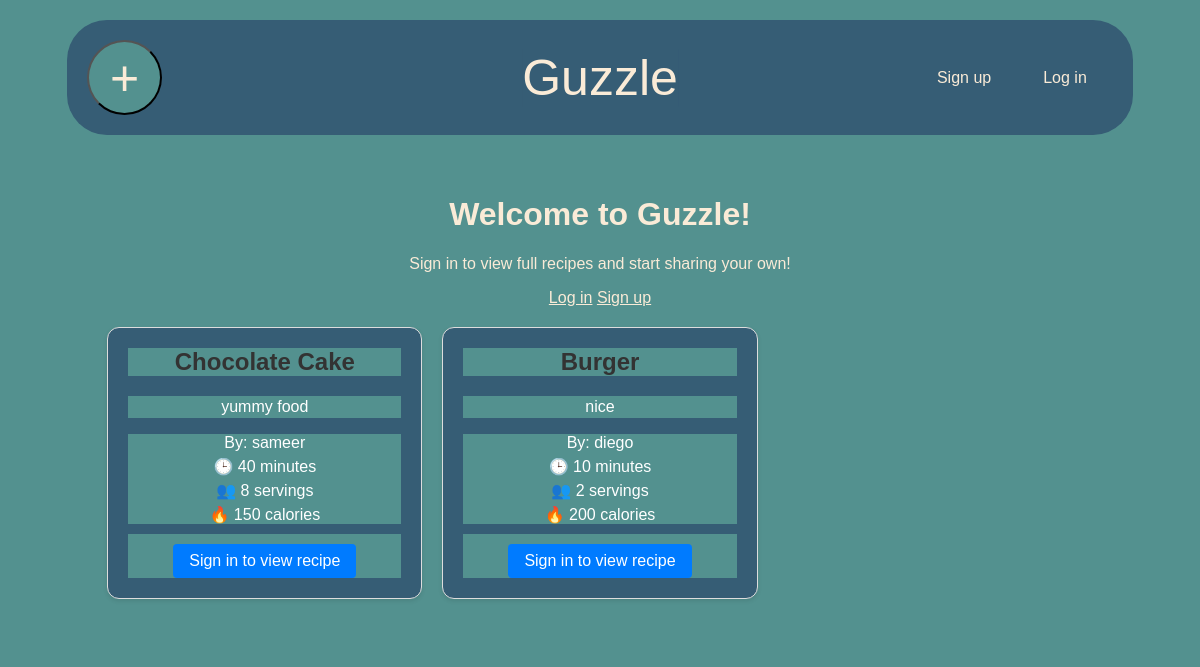
Before: / with the older database file.
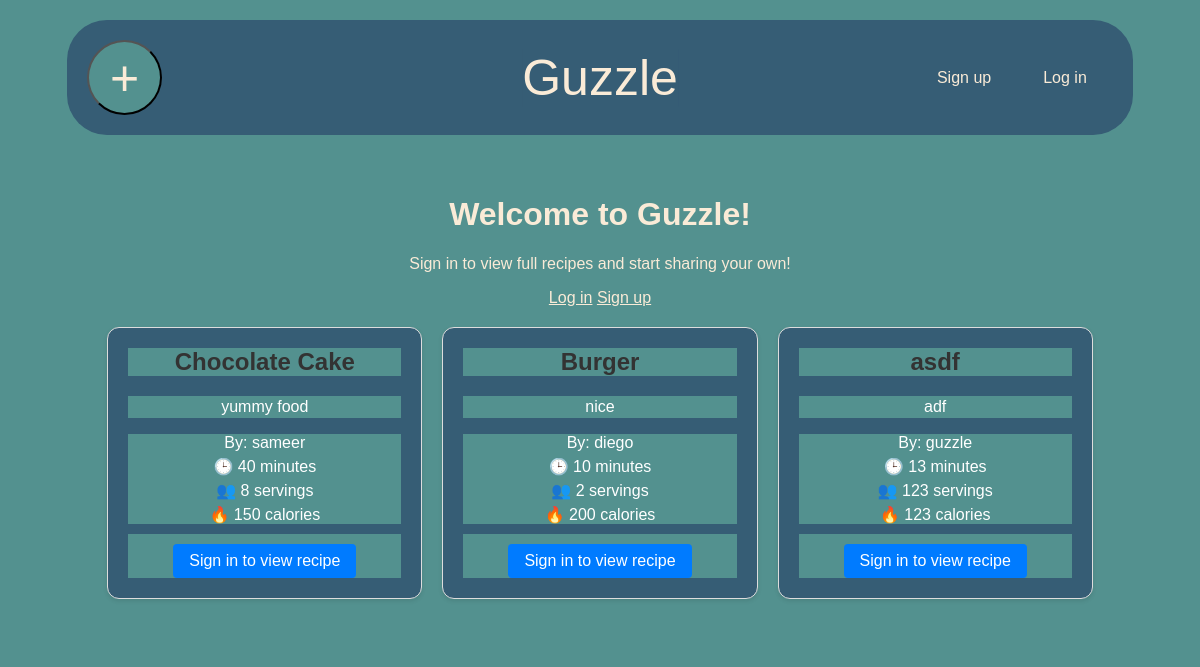
After: the same page with the newer database file.
### Recipe/models.py (models this page shows, shortened)
class Recipe(models.Model):
   author = models.ForeignKey(User, on_delete=models.CASCADE)
   title = models.CharField(max_length=200)
   description = models.TextField()
   instructions = models.TextField()
   duration = models.IntegerField()
   servings = models.IntegerField()
   calories = models.IntegerField()
   createdAt = models.DateTimeField(auto_now_add=True)
   favourites = models.ManyToManyField(User, through='Favourite', related_name='favourite_recipes')

### Home/views.py (the view)
# urls.py: 2. Add a URL to urlpatterns:  path('', views.home, name='home')
def home(request):
    recipes = recipeApplication.getAllRecipes()
    context = {'recipes': recipes}
    for recipe in recipes:
        print(recipe.title)
    return render(request, 'homePage.html', context)

### Recipe/application.py (called while the page is built)
    def getAllRecipes(self):
        try:
            print("Getting all recipes")
            recipes = Recipe.objects.all()
            return recipes
        except Exception as e:
            print("Error getting recipes:", e)
            return None

### Home/templates/homePage.html (shortened to what this page needs)
{% load static %}
<!DOCTYPE html>
<html>
<head>
    <link rel="stylesheet" href="{% static 'css/global.css' %}">
    <link rel="stylesheet" href="{% static 'css/homePage.css' %}">
    <link rel="stylesheet" href="{% static 'css/favourites.css' %}"
</head>
<body>
    <div id="header">
        <div id="post-container">
            <a href="{% url 'createRecipe' %}" id="post-button-wrapper">
                <button id="post-button">
                    +
                </button>
            </a>
        </div>
        <div id="title-container">
            <a href="{% url 'home' %}" id="main-title">Guzzle</a>
        </div>
        <div id="account-container">
            {% if user.is_authenticated %}
                <a href="{% url 'myFriends' %}">My Friends</a>
                <a href="{% url 'my_favourites' %}">My Favourites</a>
                <a href="{% url 'myRecipes' %}">My Recipes</a>
                <a href="{% url 'signout' %}">Sign out</a>
            {% else %}
                <a href="{% url 'signup' %}">Sign up</a>
                <a href="{% url 'login' %}">Log in</a>
            {% endif %}
        </div>
    </div>
    <div id="content">
        {% if user.is_authenticated %}
        <h2>Welcome, {{ user.username }}!</h2>
        {% else %}
        <div class="welcome-message">
            <h1>Welcome to Guzzle!</h1>
            <p>Sign in to view full recipes and start sharing your own!</p>
            <div class="auth-buttons">
                <a href="{% url 'login' %}" class="auth-button">Log in</a>
                <a href="{% url 'signup' %}" class="auth-button">Sign up</a>
            </div>
        </div>
        {% endif %}
        {% if recipes %}
        <div class="recipe-grid">
            {% for recipe in recipes %}
            <div class="recipe-card">
                <h2>{{ recipe.title }}</h2>
                <p class="recipe-description">{{ recipe.description|truncatewords:30 }}</p>
                <div class="recipe-meta">
                    <p>By: {{ recipe.author }}</p>
                    <p>🕒 {{ recipe.duration }} minutes</p>
                    <p>👥 {{ recipe.servings }} servings</p>
                    <p>🔥 {{ recipe.calories }} calories</p>
                </div>
                <div class="recipe-actions">
                    {% if user.is_authenticated %}
                    <a href="{% url 'viewRecipe' recipe.id %}" class="view-recipe-button">
                        View Recipe
                    </a>
                    <div class="favourite-container">
                        {% csrf_token %}
                        <button id="favourite-button-{{ recipe.id }}"
                                onclick="toggleFavourite({{ recipe.id }})"
                                class="favourite-button {% if recipe.favourites.all|length > 0 %}favourited{% endif %}">
                            {% if recipe.favourites.all|length > 0 %}
                            ❤️ Favourited
                            {% else %}
                            🤍 Add to Favourites
                            {% endif %}
                        </button>
                        <span id="favourite-count-{{ recipe.id }}" class="favourite-count">
                                            {{ recipe.favourite_count }} {% if recipe.favourite_count == 1 %}person{% else %}people{% endif %} favourited this
                                        </span>
                    </div>
                    {% else %}
                    <a href="{% url 'login' %}" class="view-recipe-button">
                        Sign in to view recipe
                    </a>
                    {% endif %}
                </div>
            </div>
            {% endfor %}
        </div>
        {% else %}
        <p class="no-recipes">No recipes available yet.</p>
        {% endif %}
    </div>
</body>
</html>

Changed rows visible on the page:
added Recipe: title "asdf", description "adf", author "guzzle", duration "13", servings "123", calories "123"
